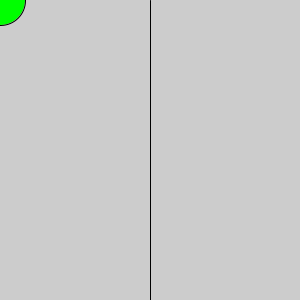
Frame 1 (no input)
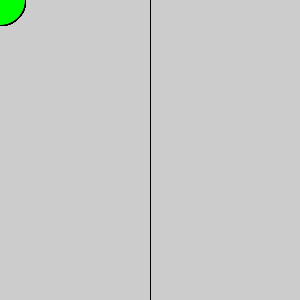
Frame 60 (the mouse pressed at the canvas centre just before this capture)
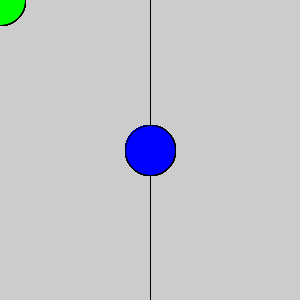
Frame 120 (the mouse held since frame 60 and released just before this capture)

The Processing sketch that drew these frames (run headless with seeded random() and noise(); from frame 60 on, the mouse is pressed at the canvas centre):

// Processing sketch: condicionalSimple_3
// ── condicionalSimple_3.pde
color miColor;

void setup() {
  size(300, 300); 
  miColor= color(0, 0, 0);
}

void draw() {
  line(width/2, 0, width/2, height);

  // esta condicional es mas compleja, dice:
  // si apreto el mouse, miColor es azul (no importa donde esté)
  // pero si no tengo mouse apretado, y la posicion del mouse es mayor a la mitad del ancho, pinta rojo
  // si ninguna de las condiciones anteriores se cumple (o sea posicion al lado IZQ y sin apretar mouse), pinta verde
  
  if(mousePressed){
    miColor = color(0,0,255);//azul
  } else if (mouseX>width/2) {
    miColor = color(255, 0, 0);//rojo
  } else {
    miColor=color(0, 255, 0);//verde
  }

  fill(miColor);
  ellipse(mouseX, mouseY, 50, 50);
}
